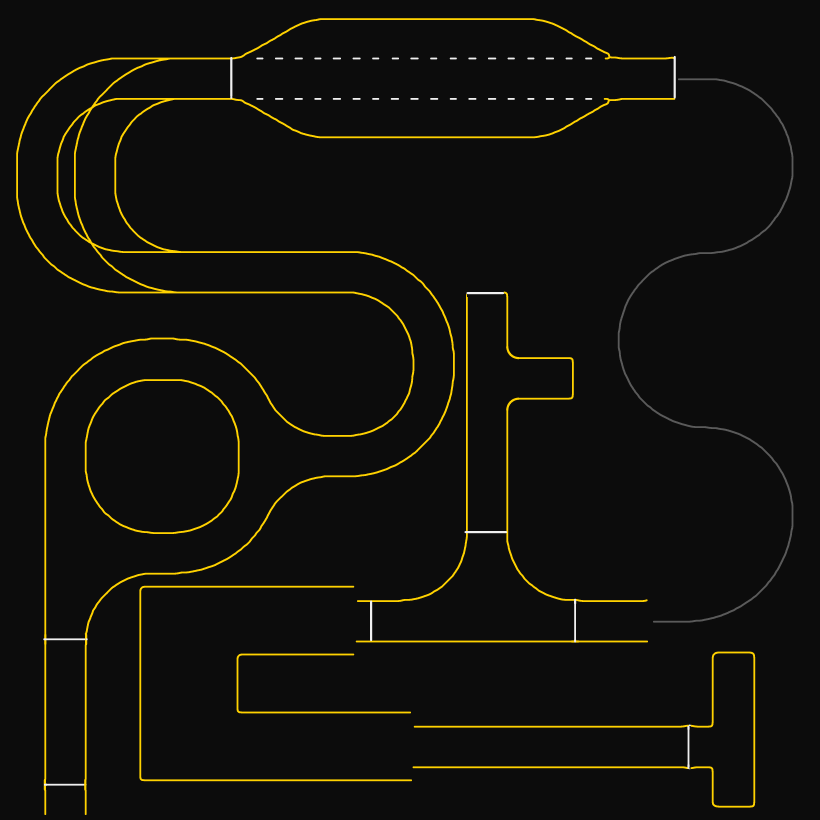
#> input picture src/asw_sim/models/asw_track/meshes/track.png, 4096 x 4096 px (shown at 1/5 size)
$ python path_from_image.py ../../asw_sim/models/asw_track/meshes/track.png
#> lines starting #> are read from the running program, lines starting #| are printed output that depends on the picture
#!/usr/bin/env python3
"""그림판으로 그린 경로 → 경로 CSV.

1) 바탕 이미지 만들기 (한 번):
     python3 path_from_image.py --template
   → src/asw_nav/paths/draw/template.png  (850x850, 1픽셀 = 1cm, 1m 격자, 출발 구역 표시)
2) template.png 를 그림판으로 열어 '다른 이름으로 저장'(예: lap1.png) 후 경로를 그린다.
     빨강 (255,0,0)  = 전진 경로      파랑 (0,0,255) = 후진 경로
     - 한 붓으로 이어서, 자기 자신과 교차하지 않게 (교차하는 경로는 여러 장으로 나눠 그리기)
     - 선 굵기는 상관없음 (가운데 선을 뽑음). 차량 중심이 지나갈 자리에 그린다
3) 변환:
     python3 path_from_image.py src/asw_nav/paths/draw/lap1.png            # → paths/lap1.csv
     python3 path_from_image.py lap1.png --start 1                          # 출발 프리셋 근처 끝에서 시작
   변환 결과 확인용 그림: paths/draw/lap1_check.png
"""
import argparse
import math
import os
import sys

import cv2
import numpy as np

HERE = os.path.dirname(os.path.abspath(__file__))
PKG = os.path.dirname(HERE)
REPO = os.path.dirname(os.path.dirname(PKG))
sys.path.insert(0, PKG)
from asw_nav.path_io import save  # noqa: E402

SIZE_M, N = 8.5, 850                 # 1 px = 1 cm
DRAW_DIR = os.path.join(PKG, "paths", "draw")
STARTS = {"1": (0.67, 0.18, math.pi / 2)}   # asw_bringup/config/start_poses.yaml 와 같게


def px2m(u, v):
    return (u + 0.5) * SIZE_M / N, SIZE_M - (v + 0.5) * SIZE_M / N


def m2px(x, y):
    return int(x / SIZE_M * N), int((SIZE_M - y) / SIZE_M * N)


# [62 lines left out: functions template, thin, order, not called in this run]


def convert(img_path, start, step):
#> called with start = '1', step = 0.05
    img = cv2.imread(img_path)
#> img is the input picture: shape (4096, 4096, 3); mean B, G, R 12.4, 17.1, 18.1
    if img.shape[:2] != (N, N):
        img = cv2.resize(img, (N, N), interpolation=cv2.INTER_NEAREST)
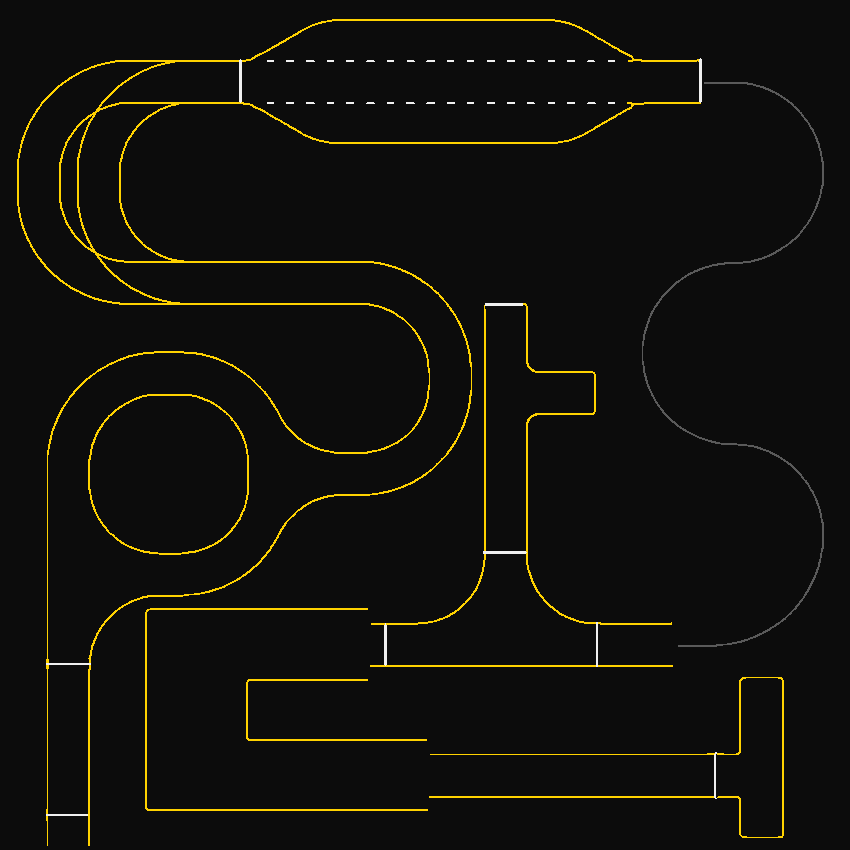
#> img: shape (850, 850, 3); mean B, G, R 12.4, 17.2, 18.2
    b, g, r = [img[..., i].astype(int) for i in range(3)]
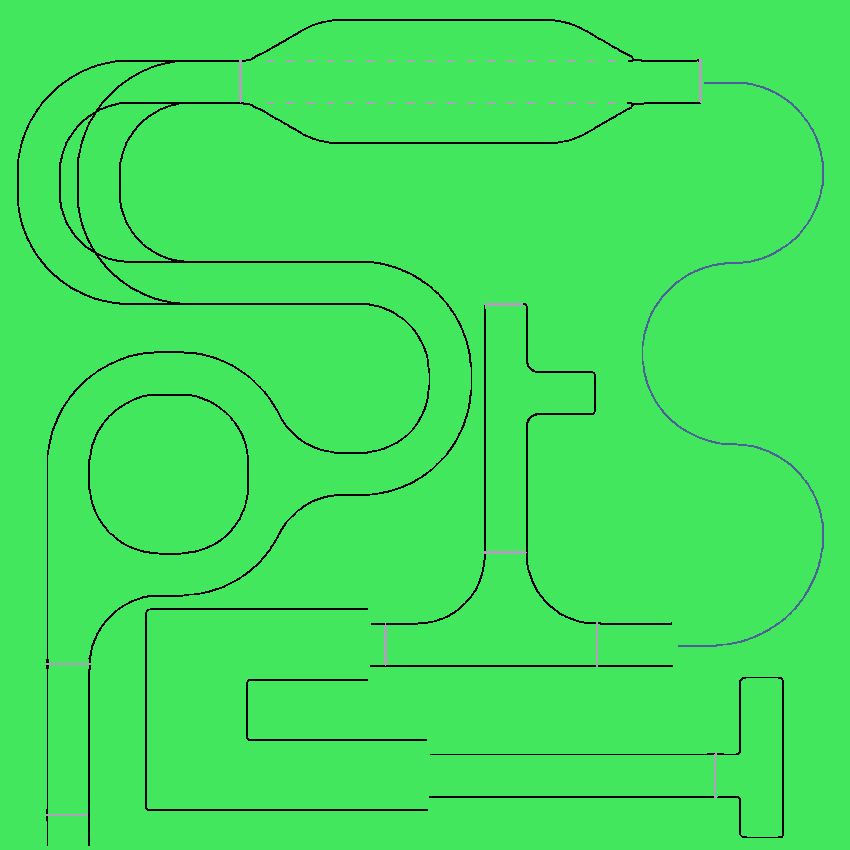
#> b: shape (850, 850) int64; 4 distinct labels, from 0 to 240; one colour per label, 0 black
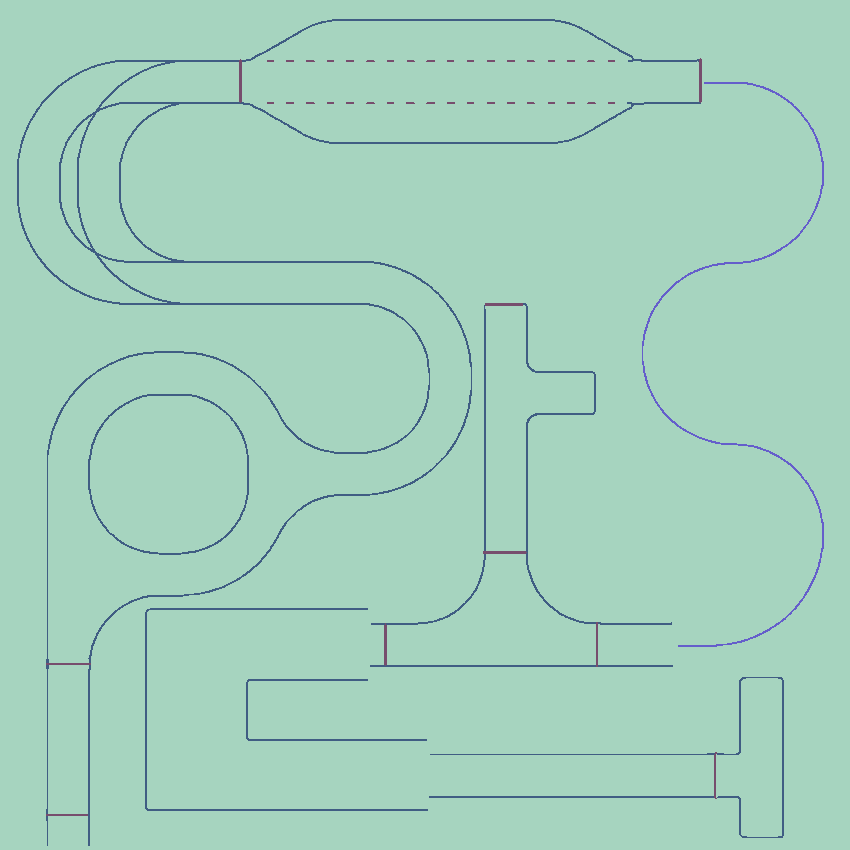
#> g: shape (850, 850) int64; 4 distinct labels, from 12 to 240; one colour per label, 0 black
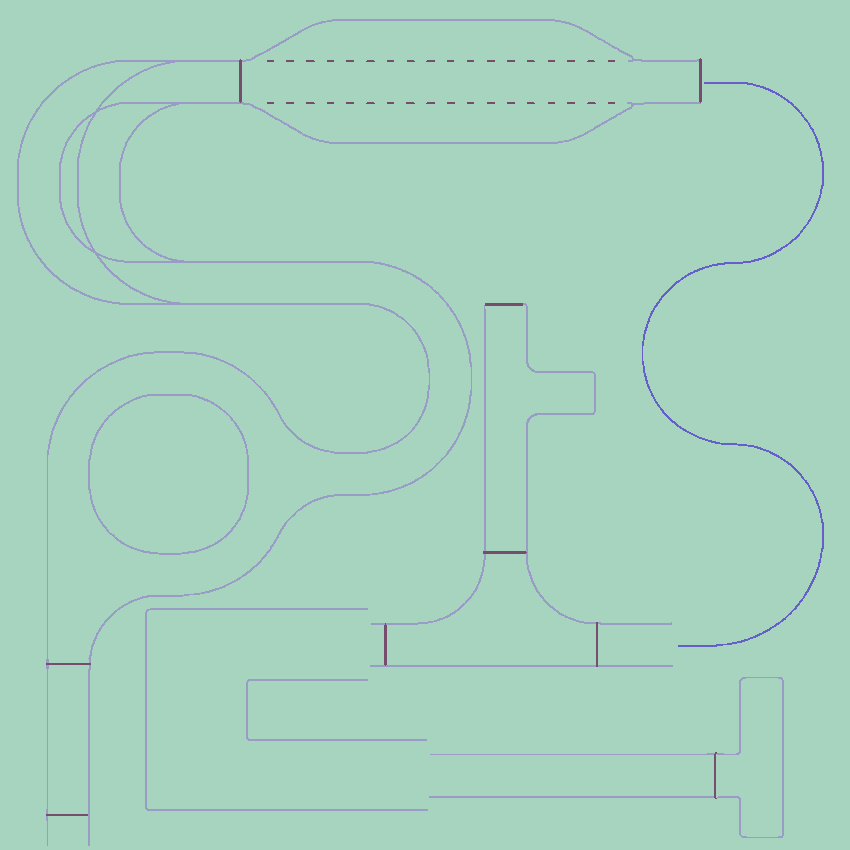
#> r: shape (850, 850) int64; 4 distinct labels, from 12 to 255; one colour per label, 0 black
    red = (r > 180) & (g < 90) & (b < 90)
#> red: shape (850, 850) bool; every value is 0
    blue = (b > 180) & (r < 90) & (g < 90)
    mask = cv2.morphologyEx((red | blue).astype(np.uint8), cv2.MORPH_CLOSE, np.ones((5, 5), np.uint8)) > 0
    if mask.sum() == 0:
#> (the run stopped early here; a loop or call above may not have finished)
